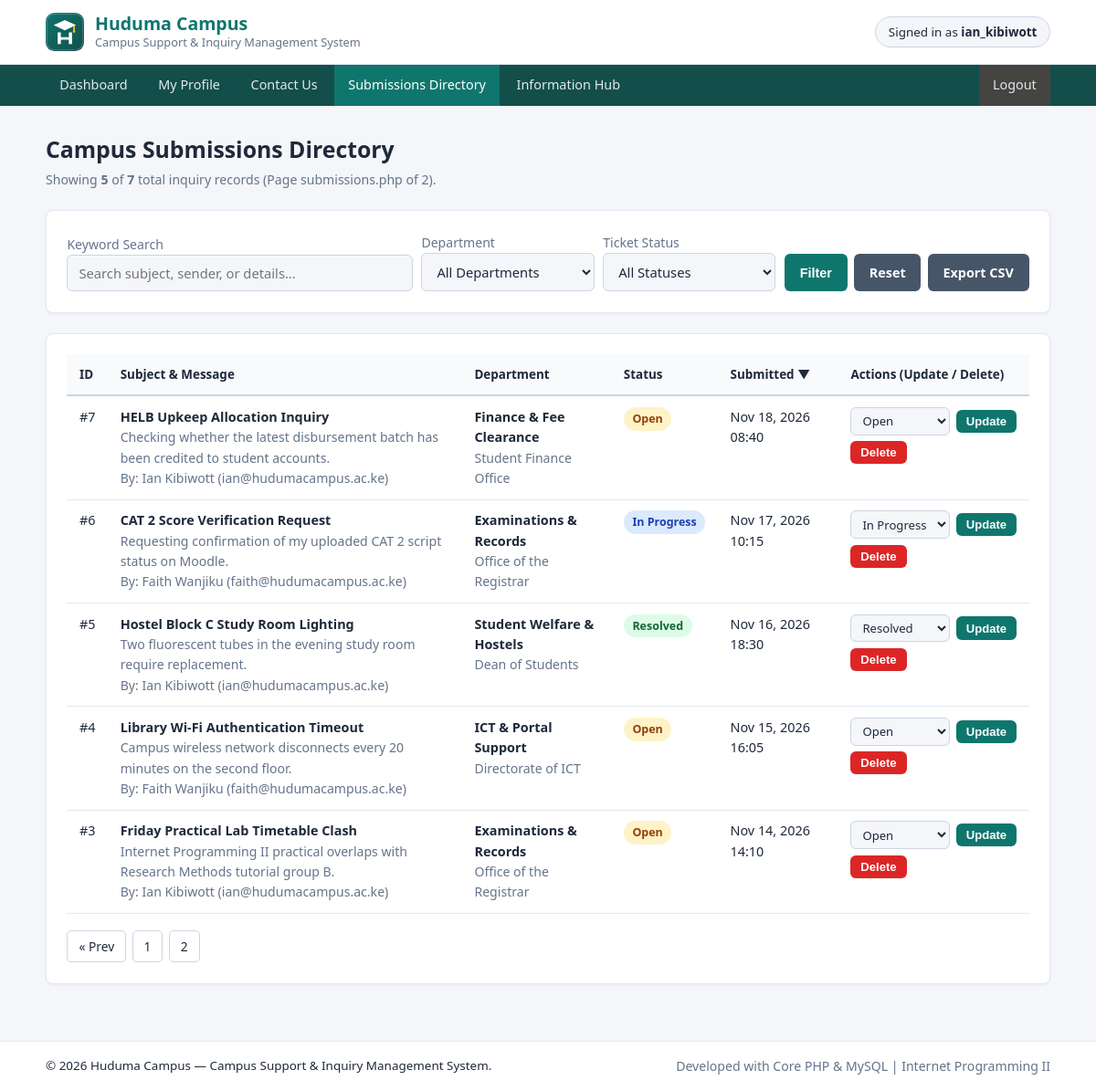
/pages/submissions.php (signed in), run on the app's committed database.
### tables this page shows
CREATE TABLE submissions (
    id INT AUTO_INCREMENT PRIMARY KEY,
    user_id INT NOT NULL,
    category_id INT NOT NULL,
    sender_name VARCHAR(100) NOT NULL,
    sender_email VARCHAR(120) NOT NULL,
    subject VARCHAR(150) NOT NULL,
    message TEXT NOT NULL,
    status ENUM('Open', 'In Progress', 'Resolved') NOT NULL DEFAULT 'Open',
    created_at DATETIME NOT NULL DEFAULT CURRENT_TIMESTAMP,
    updated_at DATETIME NULL ON UPDATE CURRENT_TIMESTAMP,
     
    CONSTRAINT fk_submissions_user
        FOREIGN KEY (user_id) REFERENCES users(id) ON DELETE CASCADE,
    CONSTRAINT fk_submissions_category
        FOREIGN KEY (category_id) REFERENCES categories(id) ON DELETE RESTRICT,
     
    INDEX idx_submissions_subject (subject),
    INDEX idx_submissions_created (created_at),
    INDEX idx_submissions_status (status)
);

CREATE TABLE categories (
    id INT AUTO_INCREMENT PRIMARY KEY,
    name VARCHAR(80) NOT NULL UNIQUE,
    office_in_charge VARCHAR(100) NOT NULL,
    sla_hours INT NOT NULL DEFAULT 24,
    description VARCHAR(255) NOT NULL
);

### includes/functions.php (called while the page is built, shortened)
<?php
function getStatusBadgeClass(string $status): string {
    switch ($status) {
        case 'Resolved':
            return 'badge-resolved';
        case 'In Progress':
            return 'badge-progress';
        case 'Open':
        default:
            return 'badge-open';
    }
}

### pages/submissions.php (the view, shortened to what this page needs)
<?php
require_once __DIR__ . '/../config/db.php';
require_once __DIR__ . '/../includes/functions.php';
$allowedStatuses = ['Open', 'In Progress', 'Resolved'];
$search         = trim($_GET['q'] ?? '');
$categoryFilter = (isset($_GET['category_id']) && ctype_digit((string)$_GET['category_id']))
    ? (int)$_GET['category_id']
    : 0;
$statusFilter   = (isset($_GET['status']) && in_array($_GET['status'], $allowedStatuses, true))
    ? $_GET['status']
    : '';
$allowedSortColumns = [
    'id'         => 's.id',
    'subject'    => 's.subject',
    'category'   => 'c.name',
    'status'     => 's.status',
    'created_at' => 's.created_at',
];
$sortKey = (isset($_GET['sort']) && array_key_exists($_GET['sort'], $allowedSortColumns))
    ? $_GET['sort']
    : 'created_at';
$sortCol = $allowedSortColumns[$sortKey];
$sortDir = (isset($_GET['dir']) && strtoupper($_GET['dir']) === 'ASC') ? 'ASC' : 'DESC';
$whereClauses = [];
$whereSql = !empty($whereClauses) ? 'WHERE ' . implode(' AND ', $whereClauses) : '';
$countSql = "SELECT COUNT(s.id)
             FROM submissions s
             INNER JOIN categories c ON s.category_id = c.id
             {$whereSql}";
$countStmt = $pdo->prepare($countSql);
$countStmt->execute();
$totalRecords = (int)$countStmt->fetchColumn();
$limit        = RECORDS_PER_PAGE;
$totalPages   = max(1, (int)ceil($totalRecords / $limit));
$currentPage  = (isset($_GET['page']) && ctype_digit((string)$_GET['page']))
    ? max(1, min($totalPages, (int)$_GET['page']))
    : 1;
$offset       = ($currentPage - 1) * $limit;
$dataSql = "SELECT s.id, s.sender_name, s.sender_email, s.subject, s.message,
                   s.status, s.created_at, c.name AS category_name,
                   c.office_in_charge, u.username
            FROM submissions s
            INNER JOIN categories c ON s.category_id = c.id
            INNER JOIN users u ON s.user_id = u.id
            {$whereSql}
            ORDER BY {$sortCol} {$sortDir}
            LIMIT :limit OFFSET :offset";
$dataStmt = $pdo->prepare($dataSql);
$dataStmt->bindValue(':limit', $limit, PDO::PARAM_INT);
$dataStmt->bindValue(':offset', $offset, PDO::PARAM_INT);
$dataStmt->execute();
$submissions = $dataStmt->fetchAll();
$buildQueryUrl = function (array $overrides = []) use ($search, $categoryFilter, $statusFilter, $sortKey, $sortDir, $currentPage): string {
    $query = array_merge([
        'q'           => $search,
        'category_id' => $categoryFilter > 0 ? $categoryFilter : '',
        'status'      => $statusFilter,
        'sort'        => $sortKey,
        'dir'         => $sortDir,
        'page'        => $currentPage,
    ], $overrides);
    $query = array_filter($query, fn($v) => $v !== '' && $v !== null);
    return 'submissions.php?' . http_build_query($query);
};
include __DIR__ . '/../includes/header.php';
?>
<section class="page-header">
    <h1>Campus Submissions Directory</h1>
    <p class="muted">
        Showing <strong><?= count($submissions) ?></strong> of <strong><?= $totalRecords ?></strong> total inquiry records
        (Page <?= $currentPage ?> of <?= $totalPages ?>).
    </p>
</section>
<section class="card">
    <form method="GET" action="submissions.php" class="inline-form">
        <div style="flex:2; min-width:200px;">
            <label for="q" class="muted">Keyword Search</label>
            <input type="text" id="q" name="q" placeholder="Search subject, sender, or details..."
                   value="<?= htmlspecialchars($search, ENT_QUOTES, 'UTF-8') ?>">
        </div>
        <div style="flex:1; min-width:170px;">
            <label for="category_id" class="muted">Department</label>
            <select id="category_id" name="category_id">
                <option value="">All Departments</option>
            </select>
        </div>
        <div style="flex:1; min-width:140px;">
            <label for="status" class="muted">Ticket Status</label>
            <select id="status" name="status">
                <option value="">All Statuses</option>
            </select>
        </div>
        <div style="display:flex; gap:0.45rem; align-self:flex-end; flex-wrap:wrap;">
            <button type="submit" class="btn">Filter</button>
            <a href="submissions.php" class="btn btn-secondary">Reset</a>
            <a href="<?= htmlspecialchars($buildQueryUrl(['export' => 'csv', 'page' => null]), ENT_QUOTES, 'UTF-8') ?>"
               class="btn btn-secondary">Export CSV</a>
        </div>
    </form>
</section>
<section class="card">
    <?php if (empty($submissions)): ?>
        <p class="muted">No inquiries matched your current search or filter criteria.</p>
    <?php else: ?>
        <div class="table-responsive">
            <table class="data-table">
                <thead>
                    <tr>
                        <?php
                        $sortableHeaders = [
                            'id'         => 'ID',
                            'subject'    => 'Subject & Message',
                            'category'   => 'Department',
                            'status'     => 'Status',
                            'created_at' => 'Submitted',
                        ];
                        foreach ($sortableHeaders as $colKey => $colLabel):
                            $nextDir = 'ASC';
                            $arrow   = '';
                            if ($sortKey === $colKey) {
                                if ($sortDir === 'ASC') {
                                    $nextDir = 'DESC';
                                    $arrow   = ' &#9650;';
                                } else {
                                    $nextDir = 'ASC';
                                    $arrow   = ' &#9660;';
                                }
                            }
                        ?>
                            <th>
                                <a href="<?= htmlspecialchars($buildQueryUrl(['sort' => $colKey, 'dir' => $nextDir, 'page' => 1]), ENT_QUOTES, 'UTF-8') ?>"
                                   style="color:inherit; text-decoration:none;">
                                    <?= htmlspecialchars($colLabel, ENT_QUOTES, 'UTF-8') . $arrow ?>
                                </a>
                            </th>
                        <?php endforeach; ?>
                        <th>Actions (Update / Delete)</th>
                    </tr>
                </thead>
                <tbody>
                    <?php foreach ($submissions as $row): ?>
                        <tr>
                            <td>#<?= (int)$row['id'] ?></td>
                            <td>
                                <strong><?= htmlspecialchars($row['subject'], ENT_QUOTES, 'UTF-8') ?></strong><br>
                                <span class="muted"><?= htmlspecialchars($row['message'], ENT_QUOTES, 'UTF-8') ?></span><br>
                                <small class="muted">
                                    By: <?= htmlspecialchars($row['sender_name'], ENT_QUOTES, 'UTF-8') ?>
                                    (<?= htmlspecialchars($row['sender_email'], ENT_QUOTES, 'UTF-8') ?>)
                                </small>
                            </td>
                            <td>
                                <strong><?= htmlspecialchars($row['category_name'], ENT_QUOTES, 'UTF-8') ?></strong><br>
                                <small class="muted"><?= htmlspecialchars($row['office_in_charge'], ENT_QUOTES, 'UTF-8') ?></small>
                            </td>
                            <td>
                                <span class="badge <?= getStatusBadgeClass($row['status']) ?>">
                                    <?= htmlspecialchars($row['status'], ENT_QUOTES, 'UTF-8') ?>
                                </span>
                            </td>
                            <td><?= htmlspecialchars(date('M j, Y H:i', strtotime($row['created_at'])), ENT_QUOTES, 'UTF-8') ?></td>
                            <td>
                                <form method="POST" action="<?= htmlspecialchars($buildQueryUrl(), ENT_QUOTES, 'UTF-8') ?>"
                                      class="inline-form" style="margin-bottom:0.4rem;">
                                    <select name="new_status" aria-label="Change status for ticket #<?= (int)$row['id'] ?>"
                                            style="width:auto; padding:0.28rem 0.5rem; font-size:0.82rem;">
                                        <?php foreach ($allowedStatuses as $st): ?>
                                            <option value="<?= $st ?>" <?= $row['status'] === $st ? 'selected' : '' ?>>
                                                <?= $st ?>
                                            </option>
                                        <?php endforeach; ?>
                                    </select>
                                    <button type="submit" class="btn btn-sm">Update</button>
                                </form>
                                <form method="POST" action="<?= htmlspecialchars($buildQueryUrl(), ENT_QUOTES, 'UTF-8') ?>"
                                      onsubmit="return confirm('Permanently delete Ticket #<?= (int)$row['id'] ?>?');">
                                    <button type="submit" class="btn btn-danger btn-sm">Delete</button>
                                </form>
                            </td>
                        </tr>
                    <?php endforeach; ?>
                </tbody>
            </table>
        </div>
        <?php if ($totalPages > 1): ?>
            <nav class="pagination" aria-label="Submissions Pagination">
                <?php if ($currentPage > 1): ?>
                    <a href="<?= htmlspecialchars($buildQueryUrl(['page' => $currentPage - 1]), ENT_QUOTES, 'UTF-8') ?>">&laquo; Prev</a>
                <?php endif; ?>
                <?php for ($p = 1; $p <= $totalPages; $p++): ?>
                    <a href="<?= htmlspecialchars($buildQueryUrl(['page' => $p]), ENT_QUOTES, 'UTF-8') ?>"
                       class="<?= $p === $currentPage ? 'active' : '' ?>">
                        <?= $p ?>
                    </a>
                <?php endfor; ?>
            </nav>
        <?php endif; ?>
    <?php endif; ?>
</section>
<?php include __DIR__ . '/../includes/footer.php'; ?>

### assets/style.css (style rules this page uses)
:root { --bg: #f4f6f9; --surface: #ffffff; --surface-alt: #f8fafc; --text: #1e293b; --muted: #64748b; --border: #cbd5e1; --border-light: #e2e8f0; --primary: #0f766e; --primary-hover: #115e59; --nav-bg: #134e4a; --danger: #dc2626; --danger-hover: #b91c1c; --secondary: #475569; --secondary-hover: #334155; }
*, *::before, *::after { box-sizing: border-box; margin: 0; padding: 0; }
body { font-family: "Segoe UI", Roboto, -apple-system, BlinkMacSystemFont, Arial, sans-serif; background-color: var(--bg); color: var(--text); font-size: 15px; line-height: 1.55; min-height: 100vh; display: flex; flex-direction: column; }
a { color: var(--primary); text-decoration: none; }
.page-header { margin-bottom: 1.4rem; }
.page-header h1 { font-size: 1.55rem; font-weight: 700; margin-bottom: 0.25rem; }
.muted { color: var(--muted); font-size: 0.88rem; }
.card { background: var(--surface); border: 1px solid var(--border-light); border-radius: 8px; padding: 1.4rem; margin-bottom: 1.4rem; box-shadow: 0 1px 3px rgba(0, 0, 0, 0.05); }
input[type="text"], input[type="email"], input[type="password"], select, textarea { width: 100%; padding: 0.58rem 0.75rem; border: 1px solid var(--border); border-radius: 6px; background: var(--bg); color: var(--text); font-size: 0.92rem; font-family: inherit; }
.inline-form { display: flex; gap: 0.6rem; flex-wrap: wrap; align-items: flex-end; }
.data-table td .inline-form { flex-wrap: nowrap; align-items: center; gap: 0.4rem; }
.btn { display: inline-block; background: var(--primary); color: #ffffff !important; border: none; padding: 0.58rem 1.05rem; border-radius: 6px; font-size: 0.9rem; font-weight: 600; cursor: pointer; text-decoration: none !important; text-align: center; white-space: nowrap; }
.btn-secondary { background: var(--secondary); }
.btn-danger { background: var(--danger); }
.btn-sm { padding: 0.32rem 0.68rem; font-size: 0.82rem; }
.badge { display: inline-block; padding: 0.2rem 0.6rem; border-radius: 999px; font-size: 0.78rem; font-weight: 600; white-space: nowrap; }
.badge-open { background: #fef3c7; color: #92400e; }
.badge-progress { background: #dbeafe; color: #1e40af; }
.badge-resolved { background: #dcfce7; color: #166534; }
.table-responsive { overflow-x: auto; }
.data-table { width: 100%; border-collapse: collapse; font-size: 0.9rem; }
.data-table th, .data-table td { padding: 0.72rem 0.85rem; border-bottom: 1px solid var(--border-light); text-align: left; vertical-align: top; }
.data-table th { background: var(--surface-alt); font-weight: 600; font-size: 0.84rem; border-bottom: 2px solid var(--border); white-space: nowrap; }
.pagination { display: flex; gap: 0.4rem; margin-top: 1.1rem; flex-wrap: wrap; }
.pagination a { padding: 0.38rem 0.75rem; border: 1px solid var(--border); border-radius: 5px; background: var(--surface); color: var(--text); font-size: 0.86rem; text-decoration: none !important; }

### data on the page
submissions: id "7", subject "HELB Upkeep Allocation Inquiry", message "Checking whether the latest disbursement batch has been credited to student accounts.", sender_name "Ian Kibiwott", sender_email "ian@hudumacampus.ac.ke", category.name "Finance & Fee Clearance", category.office_in_charge "Student Finance Office", status "Open", created_at "Nov 18, 2026 08:40", new_status "Open"
submissions: id "6", subject "CAT 2 Score Verification Request", message "Requesting confirmation of my uploaded CAT 2 script status on Moodle.", sender_name "Faith Wanjiku", sender_email "faith@hudumacampus.ac.ke", category.name "Examinations & Records", category.office_in_charge "Office of the Registrar", status "In Progress", created_at "Nov 17, 2026 10:15", new_status "In Progress"
submissions: id "5", subject "Hostel Block C Study Room Lighting", message "Two fluorescent tubes in the evening study room require replacement.", sender_name "Ian Kibiwott", sender_email "ian@hudumacampus.ac.ke", category.name "Student Welfare & Hostels", category.office_in_charge "Dean of Students", status "Resolved", created_at "Nov 16, 2026 18:30", new_status "Resolved"
submissions: id "4", subject "Library Wi-Fi Authentication Timeout", message "Campus wireless network disconnects every 20 minutes on the second floor.", sender_name "Faith Wanjiku", sender_email "faith@hudumacampus.ac.ke", category.name "ICT & Portal Support", category.office_in_charge "Directorate of ICT", status "Open", created_at "Nov 15, 2026 16:05", new_status "Open"
submissions: id "3", subject "Friday Practical Lab Timetable Clash", message "Internet Programming II practical overlaps with Research Methods tutorial group B.", sender_name "Ian Kibiwott", sender_email "ian@hudumacampus.ac.ke", category.name "Examinations & Records", category.office_in_charge "Office of the Registrar", status "Open", created_at "Nov 14, 2026 14:10", new_status "Open"

### other printed values
APP_NAME "Huduma Campus"
APP_SUBTITLE "Campus Support & Inquiry Management System"
$_SESSION['username'] "ian_kibiwott"
count($submissions) "5"
$totalRecords "7"
$currentPage "submissions.php"
$totalPages "2"
$colLabel "ID"
$colLabel "Subject & Message"
$colLabel "Department"
$colLabel "Status"
$colLabel "Submitted"
$arrow "▼"
